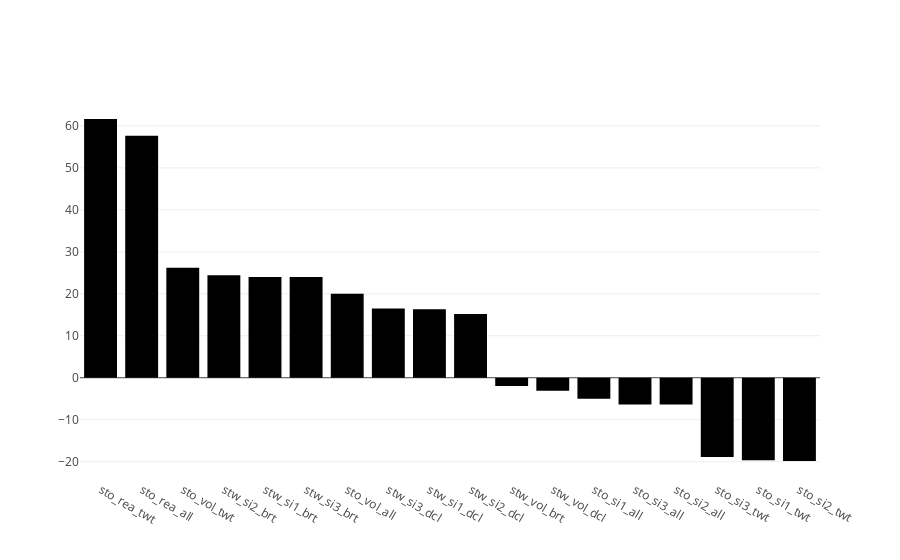

The cell this chart's notebook holds for it:
### Code cell
fig = go.Figure()
fig.add_trace(go.Bar(x=b.index, y=b, marker_color='rgb(0,0,0)', orientation='v'))
iplot(fig)

### Figure 1 — Plotly figure (JSON) as saved in the notebook; plotly's stock layout.template omitted (floating-point values rounded to 4 significant figures)
{"data": [{"marker": {"color": "rgb(0, 0, 0)"}, "orientation": "v", "type": "bar", "uid": "d611b10e-5030-442f-91e9-a6fc14c52444", "x": ["sto_rea_twt", "sto_rea_all", "sto_vol_twt", "stw_si2_brt", "stw_si1_brt", "stw_si3_brt", "sto_vol_all", "stw_si3_dcl", "stw_si1_dcl", "stw_si2_dcl", "stw_vol_brt", "stw_vol_dcl", "sto_si1_all", "sto_si3_all", "sto_si2_all", "sto_si3_twt", "sto_si1_twt", "sto_si2_twt"], "y": [61.65, 57.66, 26.22, 24.4, 24, 23.99, 20.04, 16.52, 16.34, 15.21, -1.985, -3.102, -4.987, -6.395, -6.395, -18.87, -19.67, -19.84]}], "layout": {"autosize": true, "xaxis": {"autorange": true, "range": [-0.5, 17.5], "type": "category"}, "yaxis": {"autorange": true, "range": [-24.37, 66.18], "type": "linear"}}}
